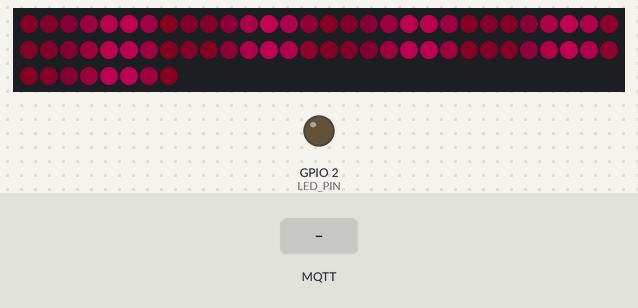
Simulated run of this sketch. Board: ESP32. Shown: 68 RGB LEDs in strip order, left to right, continuing on the next row, output pins drawn as LEDs (lit = HIGH). The inputs (shaded band) are chosen by the test bench. Dim RGB values are drawn brighter than linear; WiFi joins after 1.5 s; servers stay silent unless stated; no MQTT or app messages arrive unless stated; not simulated (calls return 0 or success): secrets.h; what the sketch prints to the serial monitor is not drawn.

Above: at 2.75 s.
2.8 s: MQTT message "off" arrives on the first subscribed topic
At 3.6 s:
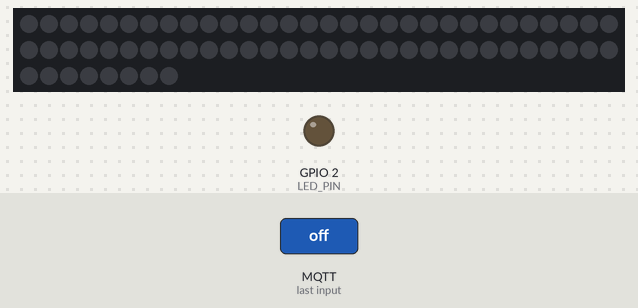
4.3 s: MQTT message "on" arrives on the first subscribed topic
At 4.45 s:
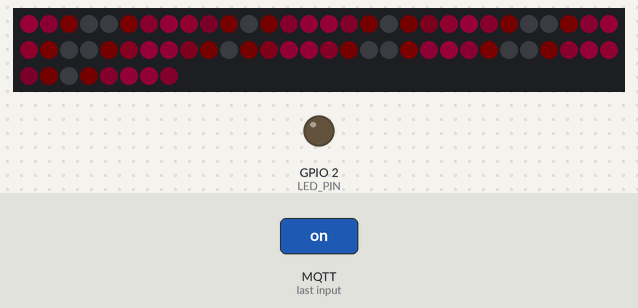
Timing chart, 0 to 7.3 s (numbered marks = the images above; inputs shaded):
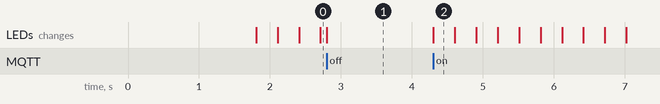

The sketch:

main.ino
```cpp
#include <WiFi.h>
#include <ArduinoOTA.h>
#include "secrets.h"
#include "OTAHandler.h"
#include "LEDHandler.h"
#include "PubSubHandler.h"
#include "Globals.h"


#define LED_PIN 2 // Define the pin for the LED. Change this to your actual LED pin

bool lightsOn = true;

void setup() {
  // DO NOT MODIFY OR REMOVE REMOTELY
  setupOTA(SSID, PASSWORD);  // DO NOT MODIFY OR REMOVE REMOTELY
  // DO NOT MODIFY OR REMOVE REMOTELY


  pinMode(LED_PIN, OUTPUT); // Initialize the LED pin as output

  setupFastLED(); // Initialize FastLED

  setupPubSub(); // Initialize PubSub

}

void loop() {
  // DO NOT MODIFY OR REMOVE REMOTELY
  handleOTA();  // DO NOT MODIFY OR REMOVE REMOTELY
  // DO NOT MODIFY OR REMOVE REMOTELY

  handlePubSub(); // Maintain PubSub connection and handle incoming messages

    // If the lights should be on, run the 'pride' function to update their color
  if (lightsOn) {
    pride();
    FastLED.show();
  } else {
    FastLED.clear();
    FastLED.show();
  }

}
```

Globals.h
```cpp
#ifndef GLOBALS_H
#define GLOBALS_H

// Using extern keyword to indicate that lightsOn is declared elsewhere
extern bool lightsOn;

#endif // GLOBALS_H
```

LEDHandler.h
```cpp
#ifndef FASTLED_HANDLER_H
#define FASTLED_HANDLER_H

#include <FastLED.h>

#define NUM_LEDS 68
#define DATA_PIN 33
#define BRIGHTNESS 125

CRGB leds[NUM_LEDS];

void setupFastLED() {
  FastLED.addLeds<WS2812B, DATA_PIN, GRB>(leds, NUM_LEDS);
  FastLED.setBrightness(BRIGHTNESS);
}

void pride() {
    // tweaked from official FastLED example - some code may no longer be needed
    static uint16_t sPseudotime = 0;
    static uint16_t sLastMillis = 0;
    static uint16_t sHue16 = 0;

    uint8_t sat8 = beatsin88(87, 220, 250);
    uint8_t brightdepth = beatsin88(341, 96, 224);
    uint16_t brightnessthetainc16 = beatsin88(203, (25 * 256), (40 * 256));
    uint8_t msmultiplier = beatsin88(147, 23, 60);

    uint16_t hue16 = sHue16; // gHue * 256;
    uint16_t hueinc16 = beatsin88(113, 198, 250);

    uint16_t ms = millis();
    uint16_t deltams = ms - sLastMillis;
    sLastMillis = ms;
    sPseudotime += deltams * msmultiplier;
    sHue16 += deltams * beatsin88(400, 5, 9);
    uint16_t brightnesstheta16 = sPseudotime;

    for (uint16_t i = 0; i < NUM_LEDS; i++)
    {
        hue16 += hueinc16;
        uint8_t hue8 = hueinc16;

        brightnesstheta16 += brightnessthetainc16;
        uint16_t b16 = sin16(brightnesstheta16) + 32768;

        uint16_t bri16 = (uint32_t)((uint32_t)b16 * (uint32_t)b16) / 65536;
        uint8_t bri8 = (uint32_t)(((uint32_t)bri16) * brightdepth) / 65536;
        bri8 += (255 - brightdepth);

        CRGB newcolor = CHSV(hue8, sat8, bri8);

        uint16_t pixelnumber = i;
        pixelnumber = (NUM_LEDS - 1) - pixelnumber;

        nblend(leds[pixelnumber], newcolor, 64);
    }
}


void runLights(bool show) {
  if (show) {
    pride();  // Call the pride function here
    FastLED.show();
  } else {
    FastLED.clear();
    FastLED.show();
  }
}

#endif // FASTLED_HANDLER_H
```

OTAHandler.h
```cpp
#ifndef OTA_HANDLER_H
#define OTA_HANDLER_H

#include <WiFi.h>
#include <ArduinoOTA.h>

void setupOTA(const char* ssid, const char* password) {
  Serial.begin(115200);
  Serial.println("Booting");
  WiFi.begin(ssid, password);

  while (WiFi.status() != WL_CONNECTED) {
    delay(500);
    Serial.println("Connecting to WiFi...");
  }

  ArduinoOTA.begin();

  Serial.println("Ready");
  Serial.print("IP address: ");
  Serial.println(WiFi.localIP());
}

void handleOTA() {
  ArduinoOTA.handle();
}

#endif // OTA_HANDLER_H
```

PubSubHandler.h
```cpp
// PubSubHandler.h

#ifndef PUBSUBHANDLER_H
#define PUBSUBHANDLER_H

#include <PubSubClient.h>
#include <WiFi.h>
#include "LEDHandler.h"
#include "Globals.h"

WiFiClient wifiClient;
PubSubClient client(wifiClient);
const char* mqttServer = "192.168.1.14";
const int mqttPort = 1883;
const char* deviceName = "BedroomLights";
const char* controlTopic = "home/lights/bedroom/control"; // The MQTT topic for light control


void callback(char* topic, byte* payload, unsigned int length) {
    // Convert the payload to a string
    char message[length + 1];
    memcpy(message, payload, length);
    message[length] = '\0';

    // Check if the topic matches our control topic
    if (strcmp(topic, controlTopic) == 0) {
        if (strcmp(message, "on") == 0) {
            // Display the pride animation
            lightsOn = true;
        } else if (strcmp(message, "off") == 0) {
            // Turn off the lights
            lightsOn = false;
        }
    }
}


void reconnect() {
    // Loop until we're reconnected
    while (!client.connected()) {
        Serial.print("Attempting MQTT connection...");
        // Attempt to connect without username and password
        if (client.connect(deviceName)) {
            Serial.println("connected");
            // Subscribe to topic
            client.subscribe(controlTopic);
        } else {
            Serial.print("failed, rc=");
            Serial.print(client.state());
            Serial.println(" try again in 5 seconds");
            // Wait 5 seconds before retrying
            delay(5000);
        }
    }
}

void setupPubSub() {
    client.setServer(mqttServer, mqttPort);
    client.setCallback(callback);
}

void handlePubSub() {
    if (!client.connected()) {
        reconnect();
    }
    client.loop();
}

#endif
```

Measured:
- after the input at 2.8 s, the LEDs: change at once (image 1)
- after the input at 4.3 s, the LEDs: change at once (image 2)
